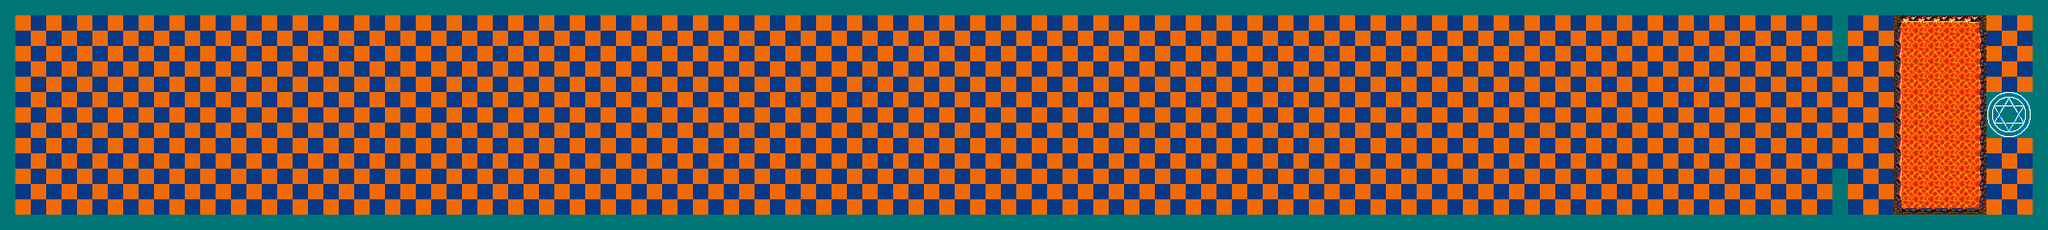

Rendered tile map (Tiled .tmx) drawn with the repository's tilesets; below, a short description and the map source with its tile grids summarised:
An orthogonal 133x15 tile map with 16x16 px tiles, 2 tile layers (background, walls), 3 tilesets and 35 objects (13x monster, 6x potion, 3x 1x5, 3x 1x6, hero, ...).

<map version="1.0" orientation="orthogonal" width="133" height="15" tilewidth="16" tileheight="16">
 <tileset firstgid="1" name="T2" tilewidth="16" tileheight="16">
  <image source="tilesets/t2.png" width="480" height="256" />
 </tileset>
 <tileset firstgid="481" name="T3" tilewidth="16" tileheight="16">
  <image source="tilesets/t3.png" width="480" height="256" />
 </tileset>
 <tileset firstgid="961" name="T4" tilewidth="16" tileheight="16">
  <image source="tilesets/t4.png" width="480" height="256" />
 </tileset>
 <layer name="background" width="133" height="15">
  <data>[1995 cells, 1995 non-empty, 46 distinct tile ids]</data>
 </layer>
 <layer name="walls" width="133" height="15">
  <data>[1995 cells, 298 non-empty, 1 distinct tile ids]</data>
 </layer>
 <objectgroup name="objects" width="133" height="15">
  <object name="hero" type="hero" x="21" y="102" width="32" height="32" />
  <object name="lava" type="1x5" x="112" y="17" width="15" height="67" />
  <object name="lava" type="1x6" x="112" y="144" width="16" height="78" />
  <object name="sword" type="sword" x="79" y="33" width="16" height="15" />
  <object name="lava" type="block1" x="112" y="98" width="16" height="28" />
  <object name="potion" type="potion" x="80" y="190" width="16" height="17" />
  <object name="actionZone" type="one" x="65" y="64" width="44" height="114" />
  <object name="lava" type="4x13" x="1986" y="13" width="61" height="214" />
  <object name="monster1" type="monster" x="193" y="32" width="32" height="32" />
  <object name="monster1" type="monster" x="257" y="32" width="32" height="32" />
  <object name="monster1" type="monster" x="175" y="174" width="32" height="32" />
  <object name="monster1" type="monster" x="255" y="176" width="32" height="32" />
  <object name="lava" type="1x6" x="389" y="145" width="15" height="78" />
  <object name="lava" type="block2" x="389" y="99" width="16" height="28" />
  <object name="lava" type="1x5" x="389" y="18" width="17" height="63" />
  <object name="actionZone" type="two" x="342" y="65" width="44" height="114" />
  <object name="monster2" type="monster" x="607" y="42" width="32" height="32" />
  <object name="monster2" type="monster" x="671" y="42" width="32" height="32" />
  <object name="monster2" type="monster" x="589" y="184" width="32" height="32" />
  <object name="monster2" type="monster" x="669" y="186" width="32" height="32" />
  <object name="lava" type="1x6" x="800" y="145" width="17" height="81" />
  <object name="lava" type="block3" x="800" y="97" width="16" height="28" />
  <object name="lava" type="1x5" x="800" y="17" width="15" height="64" />
  <object name="actionZone" type="three" x="753" y="64" width="44" height="114" />
  <object name="monster2" type="monster" x="539" y="37" width="32" height="32" />
  <object name="monster2" type="monster" x="537" y="181" width="32" height="32" />
  <object name="monster2" type="monster" x="457" y="179" width="32" height="32" />
  <object name="monster2" type="monster" x="475" y="37" width="32" height="32" />
  <object name="potion" type="potion" x="574" y="111" width="16" height="17" />
  <object name="potion" type="potion" x="720" y="111" width="16" height="17" />
  <object name="potion" type="potion" x="580" y="21" width="16" height="17" />
  <object name="potion" type="potion" x="574" y="201" width="16" height="17" />
  <object name="monsterBoss" type="monster" x="1040" y="47" width="95" height="129" />
  <object name="actionZone" type="four" x="1920" y="66" width="44" height="114" />
  <object name="potion" type="potion" x="194" y="108" width="16" height="17" />
 </objectgroup>
</map>